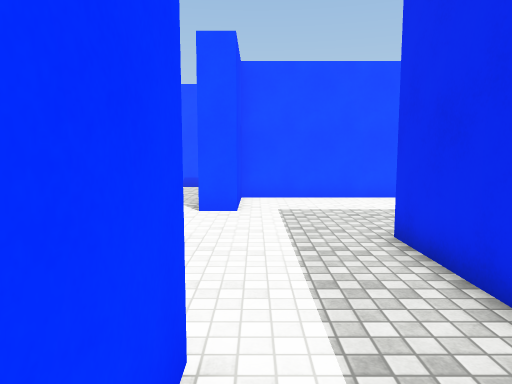
view 1 (above)

23 first-person views from a walk through a Unity game level. The camera is 1.5 m above the floor, tilts 6° down and sees 70° across. The floor is counted in squares, 1 m on a side. Each view is taken from the middle of a square. On the plan, view 1 faces up. The plan holds only what a view shows up to about 16 squares ahead; the rest is blank. The place goes on beyond the plan. Surface patterns are stand-ins for the level's own textures.

view 2
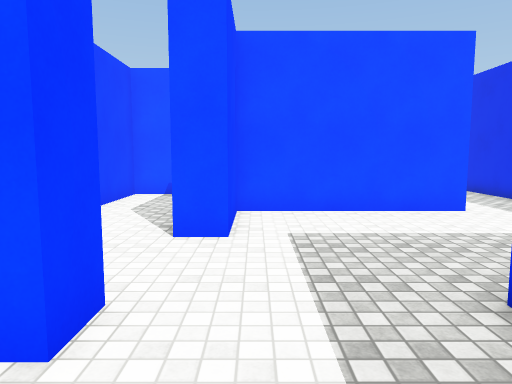

view 3
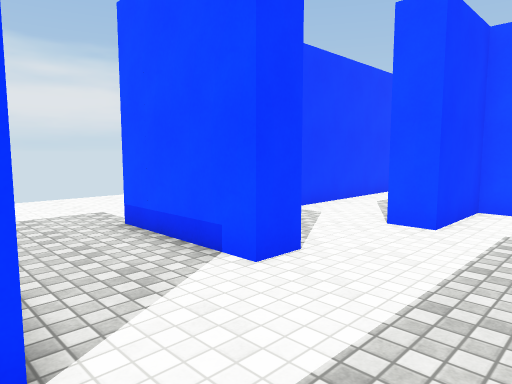

view 4
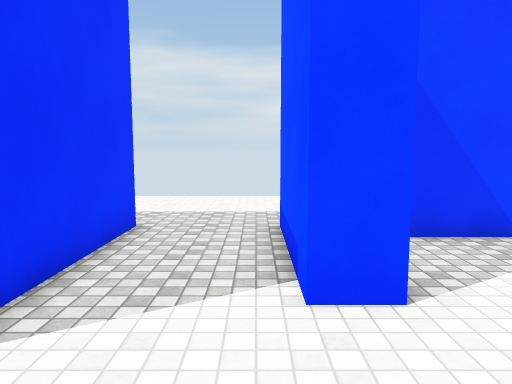

view 5
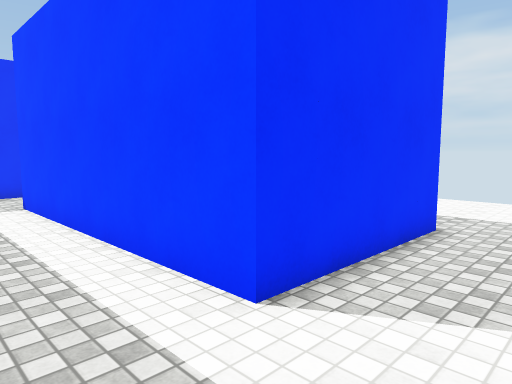

view 6
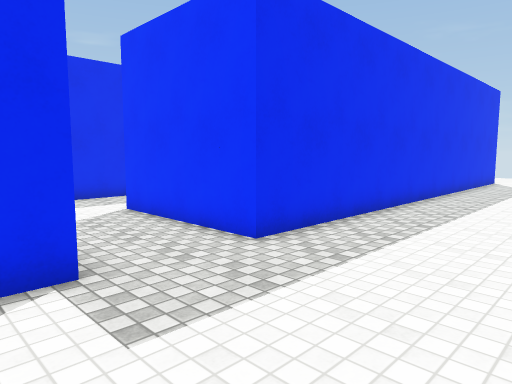

view 7
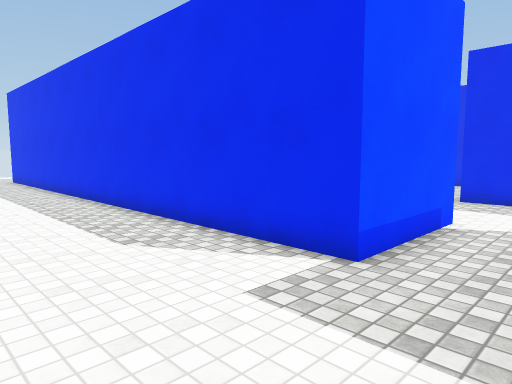

view 8
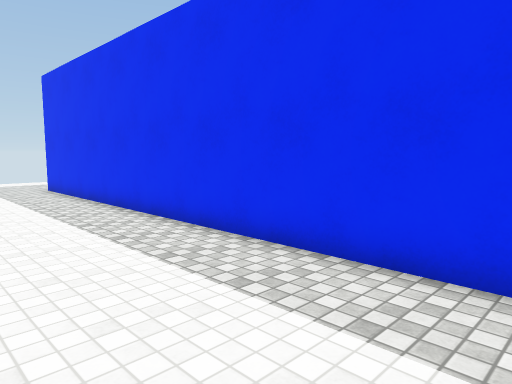

view 9
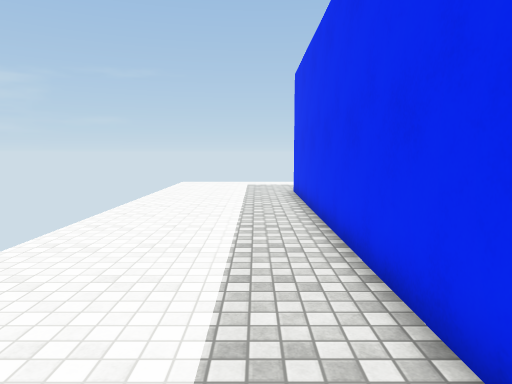

view 10
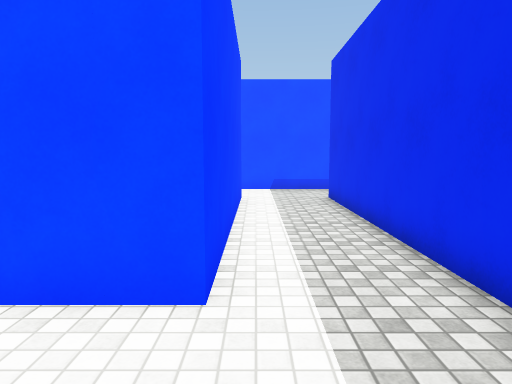

view 11
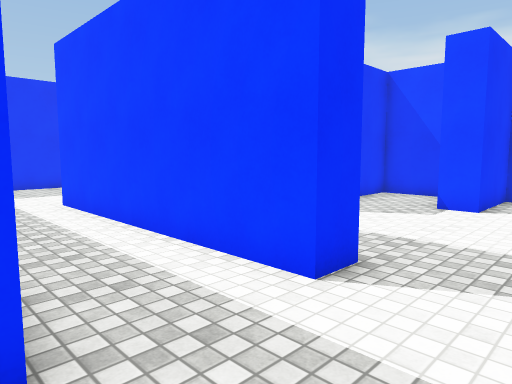

view 12
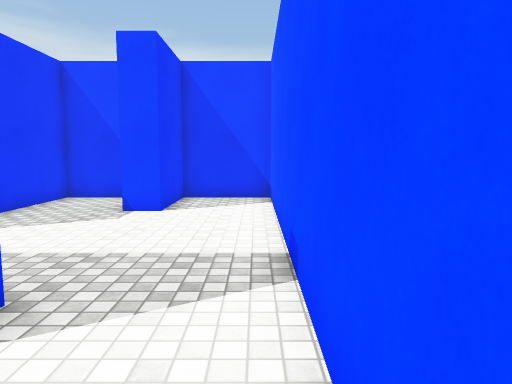

view 13
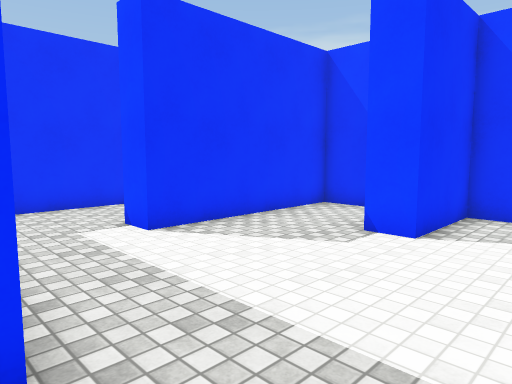

view 14
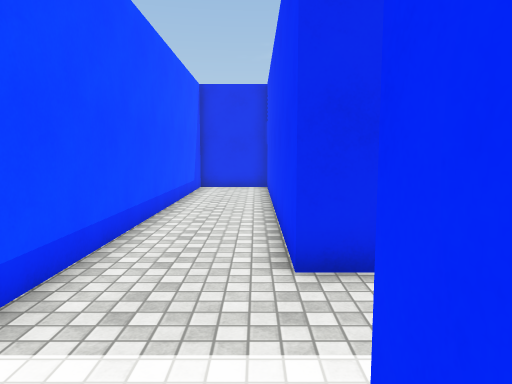

view 15
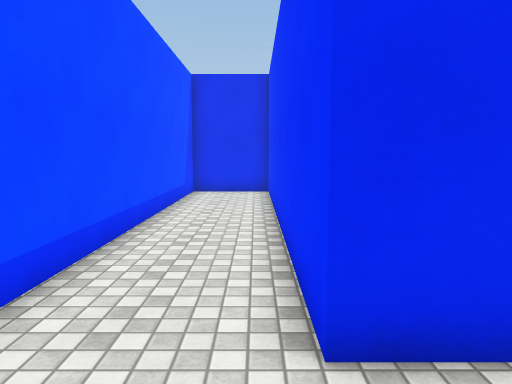

view 16
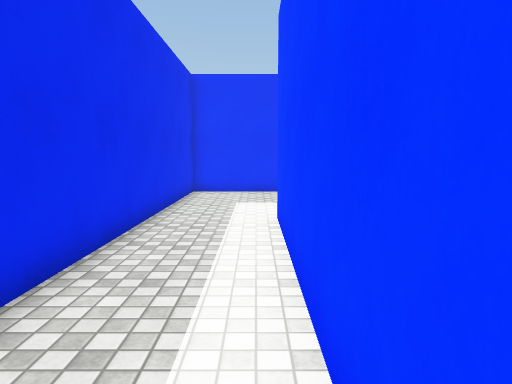

view 17
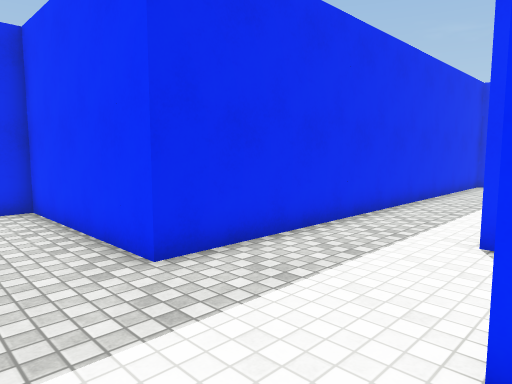

view 18
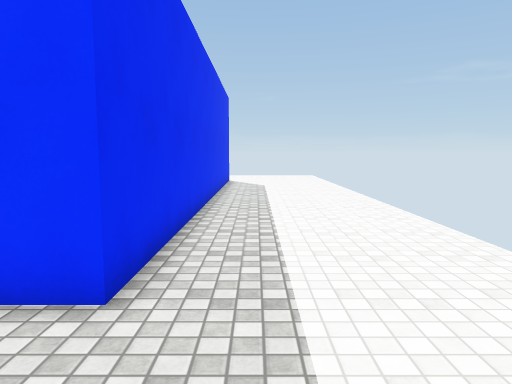

view 19
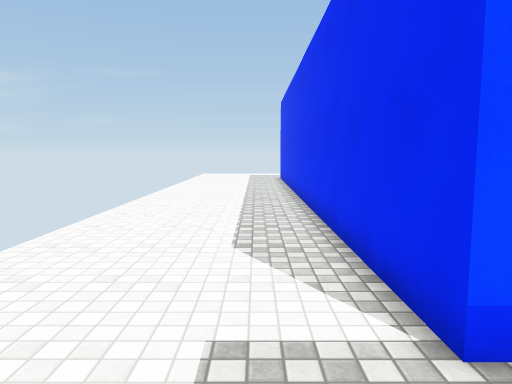

view 20
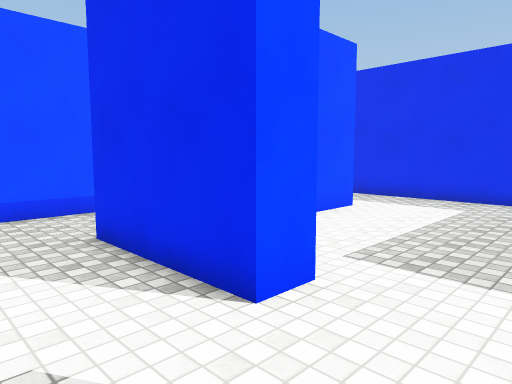

view 21
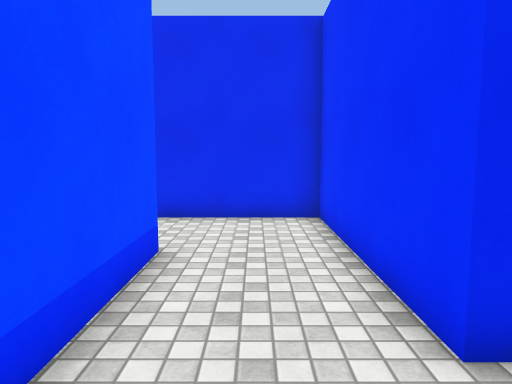

view 22
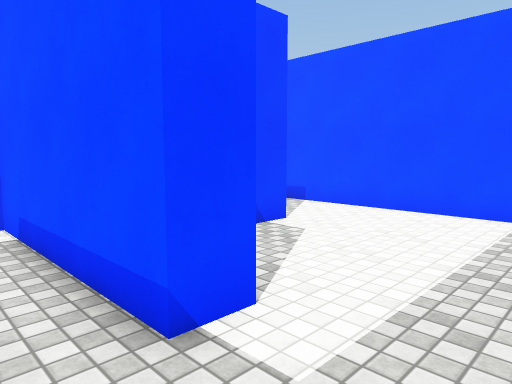

view 23
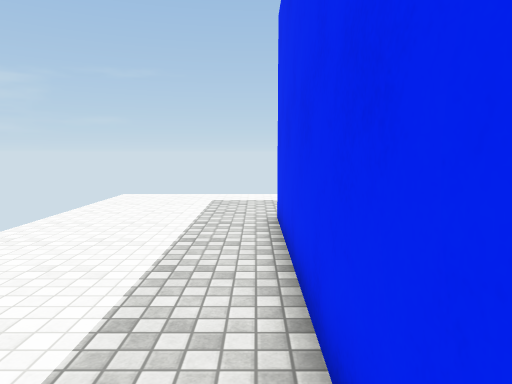

### Floor plan
Points are (right, up) in squares from view 1. A wall is a line through its corners. A room is listed if a view was taken in it or the views show most of it. See-through windows are left out.
Room 1 (views 1, 2, 3, 4, 5, 6, 7, 8, 9, 10, 11, 12, 13, 14, 15, 16, 17, 18, 19, 20, 21, 22, 23)
walls: (-1.5, 6.6) (-1.5, 5.5) (-5.5, 5.5) (-5.5, 25.5); (-4.5, 19.6) (-4.5, 17.5) (1.5, 17.5) (1.5, 16.5) (-4.5, 16.5) (-4.5, 7.8); (4.4, 21.5) (5.5, 21.5) (5.5, 12.5) (-0.5, 12.5) (-0.5, 9.5) (-1.5, 9.5) (-1.5, 13.5) (4.5, 13.5) (4.5, 17.4); (-4.5, 24.5) (-4.5, 21.5) (-1.5, 21.5) (-1.5, 20.5); (2.5, -6.5) (2.5, 6.5) (8.5, 6.5) (8.5, 21.5) (20, 21.5); (-5.5, -6.5) (-5.5, 2.5) (-0.5, 2.5) (-0.5, -6.5); (20.5, 21.5) (20.5, 24.5) (-4.2, 24.5)

Positions as (right, up) in squares from view 1, and headings:
1: (0, 0), facing up
2: (0, 3), facing up
3: (2, 2), facing up-left
4: (2, 5), facing left
5: (2, 5), facing down-left
6: (-10, 7), facing down-right
7: (-10, 3), facing up-right
8: (-10, 9), facing up-right
9: (-7, 11), facing up
10: (6, 9), facing up
11: (9, 24), facing down-left
12: (8, 24), facing left
13: (5, 24), facing down-left
14: (4, 22), facing right
15: (6, 22), facing right
16: (6, 21), facing down
17: (-2, 9), facing down-right
18: (-7, 6), facing down
19: (-7, 3), facing up
20: (-4, 7), facing up-right
21: (-4, 15), facing right
22: (4, 15), facing up-left
23: (-6, 17), facing up
